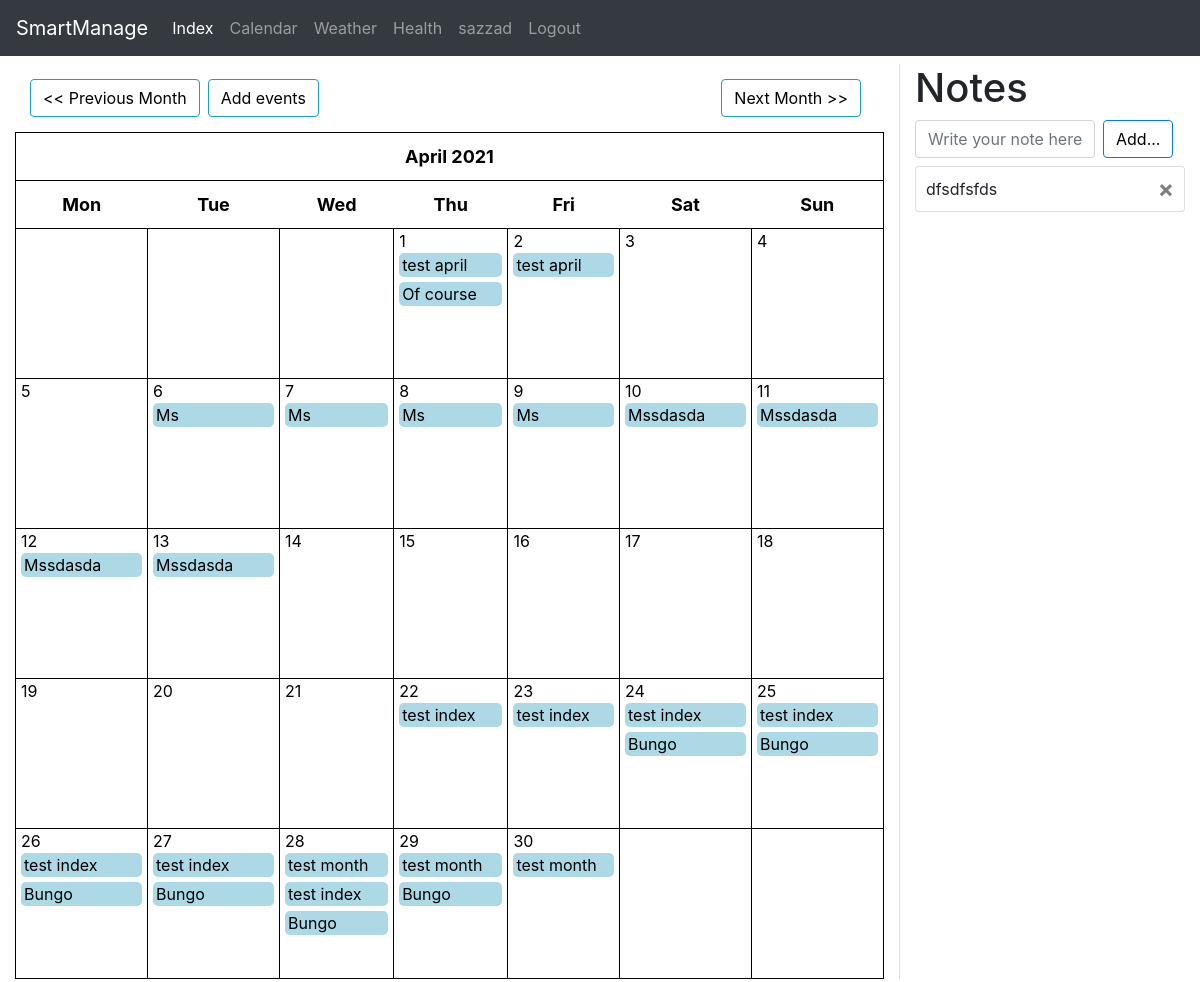
The app's page /calendar/ (signed in), older data.
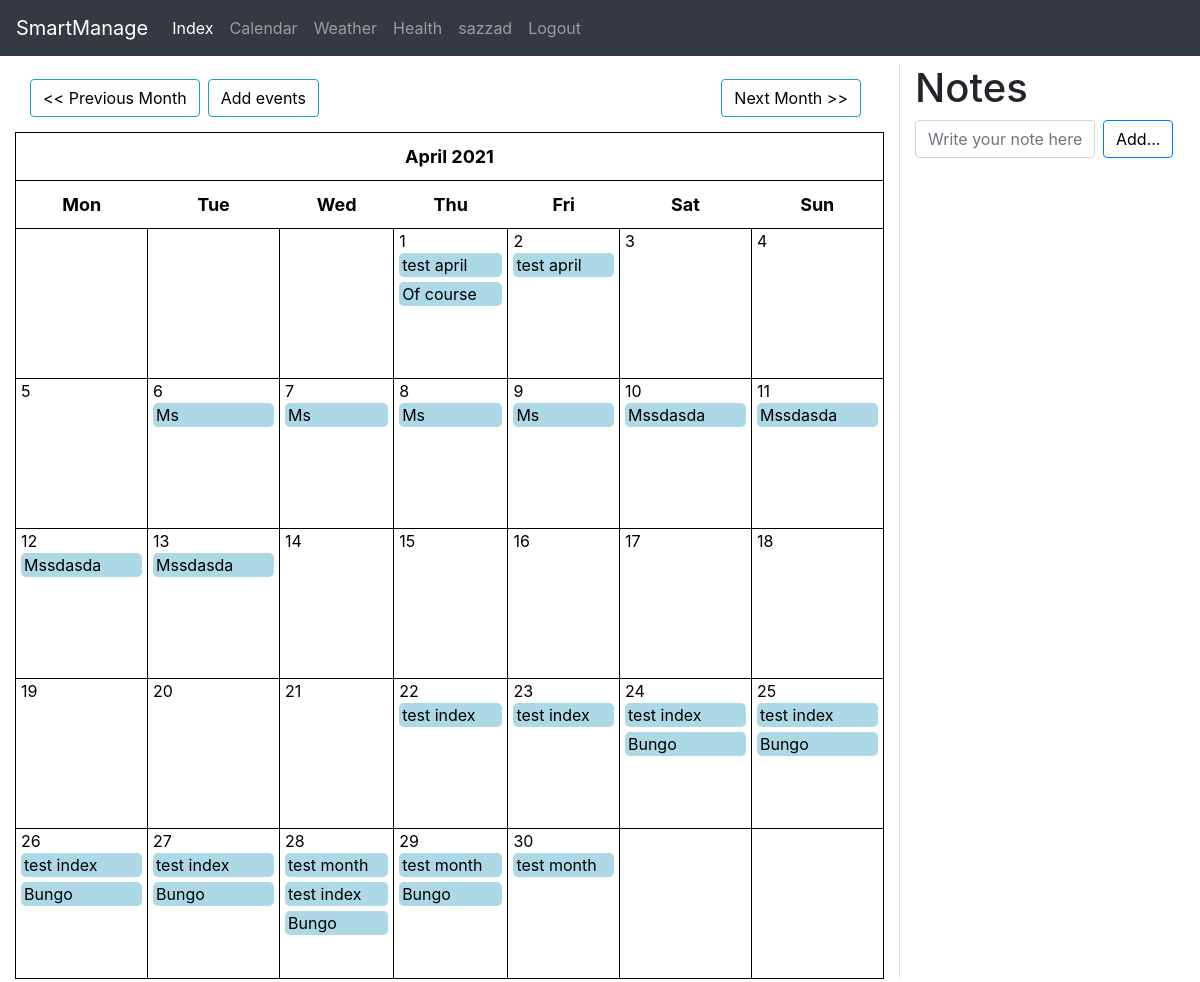
The same page, newer data.
### manCal/models.py (models this page shows, shortened)
class Notes(models.Model):
    user = models.ForeignKey(settings.AUTH_USER_MODEL, on_delete=models.CASCADE)
    note = models.TextField()
    complited = models.BooleanField(default=False)
    class Meta:
        ordering = ['complited', 'id']

### manCal/views.py (the view)
# urls.py: path('calendar/', views.CalendarView.as_view(), name='calendar'),
class CalendarView(LoginRequiredMixin, generic.ListView):
    model = Event
    template_name = 'calendar.html'
    def get_context_data(self, **kwargs):
        context = super().get_context_data(**kwargs)
        d = get_date(self.request.GET.get('month', None))
        user = CustomUser.objects.get(username= self.request.user)
        cal = Calendar(d.year, d.month, user)
        html_cal = cal.formatmonth(withyear=True)
        notes = Notes.objects.filter(user=user)
        context['calendar'] = mark_safe(html_cal)
        context['prev_month'] = prev_month(d)
        context['next_month'] = next_month(d)
        context['notes'] = notes
        context['user']= user
        return context

### manCal/models.py (called while the page is built)
    @property
    def get_html_url(self):
        url = reverse('manCal:event-detail', args=(self.id,))
        return f'<a href="{url}"> {self.title} </a>'

### manCal/utils.py (called while the page is built)
	def formatday(self, day, events, year , month):
		events_per_day = events.filter(start_time__day=day)
		eventsAll = Event.objects.all()
		d = ''
		if day != 0:
			dt_start = datetime.datetime(year, month, day)
			tm_start = datetime.time(23, 59)
			combined_start = dt_start.combine(dt_start, tm_start)
			dt_end = datetime.datetime(year, month, day)
			tm_end = datetime.time(00, 1)
			combined_end = dt_end.combine(dt_end, tm_end)
			for event in eventsAll:
				if event.start_time <= combined_start and event.end_time >= combined_end:
					d += f'<li> {event.get_html_url} </li>'
			return f"<td><span class='date'>{day}</span><ul> {d} </ul></td>"
		return '<td></td>'

	def formatweek(self, theweek, events, year, month):
		week = ''
		for d, weekday in theweek:
			week += self.formatday(d, events, year, month)
		return f'<tr> {week} </tr>'

### manCal/views.py (called while the page is built)
def get_date(req_day):
    if req_day:
        year, month = (int(x) for x in req_day.split('-'))
        return date(year, month, day=1)
    return datetime.today()

### manCal/templates/calendar.html (shortened to what this page needs)
{% extends 'base.html' %}
{% block content %}
    <div class="conteiner_cal mt-2">
        <div class="notes-conteiner float-right col-lg-3 col-md-12 ">
            <h1> Notes </h1>
            <form class="form-inline" id="createNoteForm" method="POST" data-url= {% url 'manCal:add_note' %}>
                    <input type="text" class="form-control mb-2 mr-sm-2 col-10 col-lg-8" id="note" placeholder="Write your note here" name = "note" required>
                <button type="button" id="createNoteButton" class="btn btn-primary mb-2">Add...</button>
            <div id="noteList">
            {% for note in notes %}
                <div class= "card mb-1" id="noteCard" data-id="{{note.id}}" style="{% if note.complited%} text-decoration: line-through {%endif%}">
                    <div class="card-body">
                        {{note.note}}
                        <button type="button" class="close float-right" data-id="{{note.id}}">
                            <span aria-hidden="true">&times;</span>
                        </button>
                    </div>
                </div>
            {% endfor %}
            </div>
        </div>
        <div class="calendar-content float-left col-md-12 col-lg-9 border-right">
            <div class="clearfix">
                <a class="btn btn-info right mr-2" href="{% url 'manCal:calendar' %}?{{ next_month }} "> Next Month >> </a>
                <a class="btn btn-info text-center mr-2" href="{% url 'manCal:event_new' %}"> Add events </a>
                <a class="btn btn-info left mr-2" href="{% url 'manCal:calendar' %}?{{ prev_month }}"> << Previous Month </a>
            </div>
            <div style="color: blueviolet;">
                {{ calendar }}
            </div>
        </div>
    </div>
{% endblock %}

Row changes from the older to the newer data that the page shows:
removed Notes: note "dfsdfsfds"
